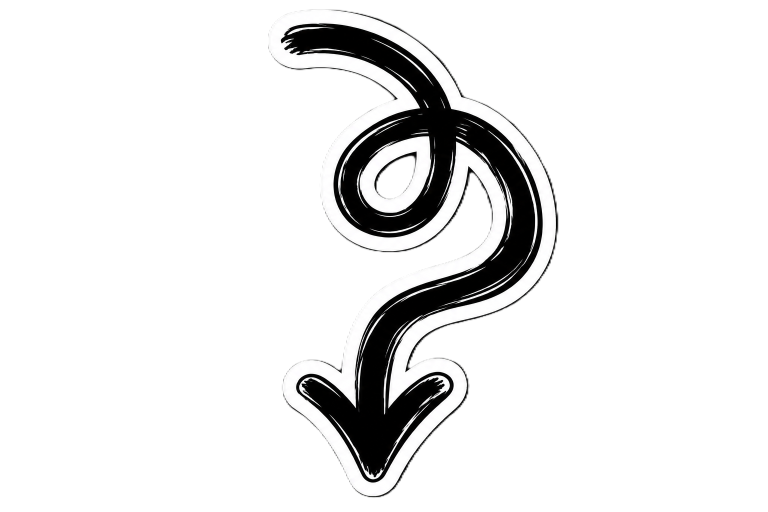
#> input picture assets/arrow.png, 1536 x 1024 px (shown at 1/2 size)
$ python make_arrows.py
#> lines starting #> are read from the running program, lines starting #| are printed output that depends on the picture
"""One-off: undo the 40-degree rotations on the arrow assets.

Both arrows currently sit at net +40 deg (arrow.png got +40; arrow2.png
got -40 then +80). Rotate each back -40 deg, trim transparent padding,
restore the original 1536x1024 size.
"""
from PIL import Image

for path in ("assets/arrow.png", "assets/arrow2.png"):
    img = Image.open(path).convert("RGBA")
#> img is the input picture: PIL image 1536x1024 RGBA; mean R, G, B, A 20.9, 20.8, 20.8, 42.1
    print(f"{path} before: {img.size}")
#| assets/arrow.png before: (1536, 1024)
    img = img.rotate(-40, expand=True, resample=Image.Resampling.BICUBIC)
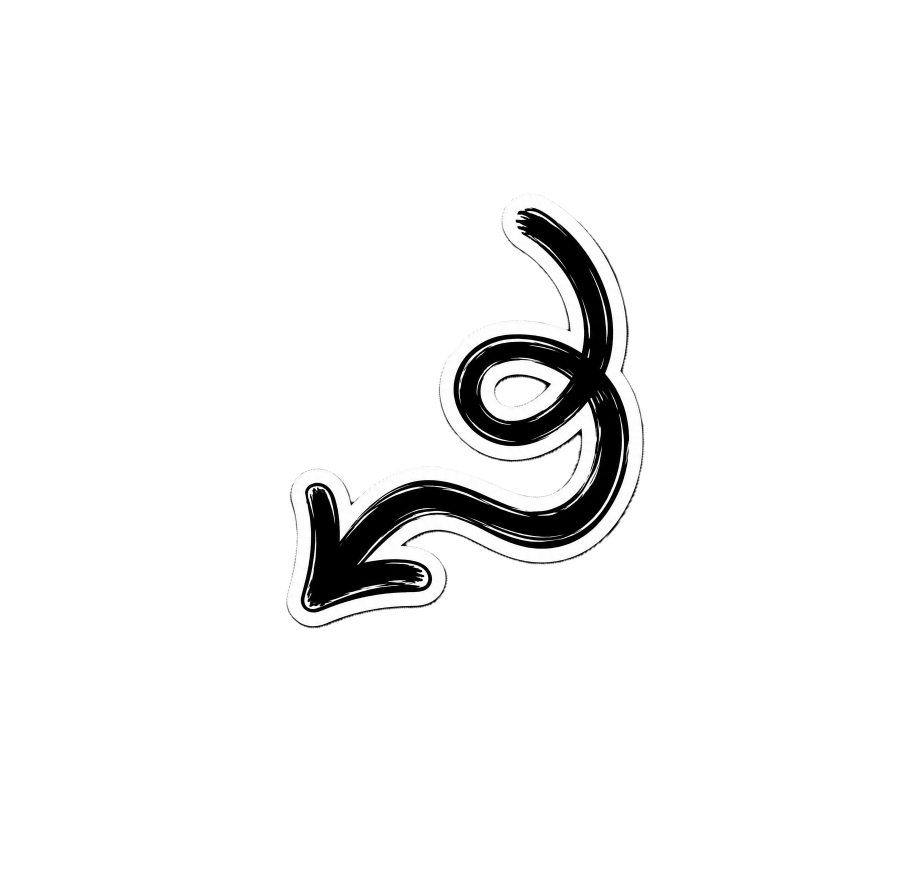
#> img: PIL image 1836x1772 RGBA (shown at 1/2 size); mean R, G, B, A 10, 10, 10, 20.3; transparent parts drawn white
    img = img.crop(img.getbbox())  # trim transparent padding
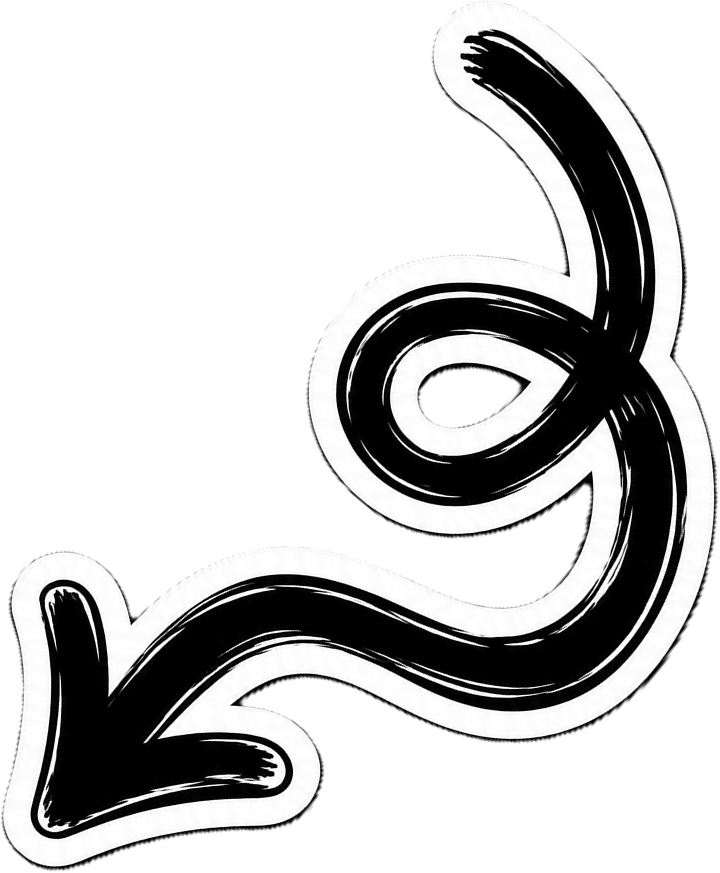
#> img: PIL image 720x873 RGBA; mean R, G, B, A 51.9, 51.8, 51.9, 105.3; transparent parts drawn white
    img = img.resize((1536, 1024), Image.LANCZOS)
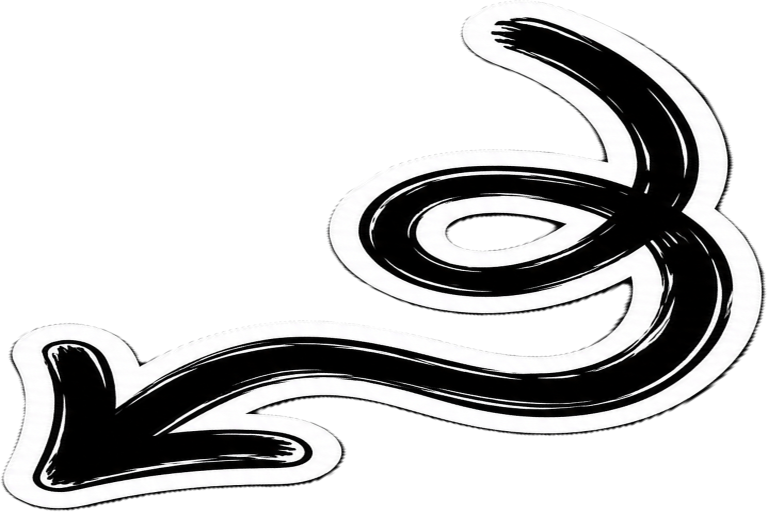
#> img: PIL image 1536x1024 RGBA (shown at 1/2 size); mean R, G, B, A 52.1, 52, 52.1, 105.3; transparent parts drawn white
    img.save(path, optimize=True)
    print(f"{path} after:  {img.size}")
#| assets/arrow.png after:  (1536, 1024)
#> pass 2 of the loop `for path in ("assets/arrow.png", "assets/arrow2.png"):`:
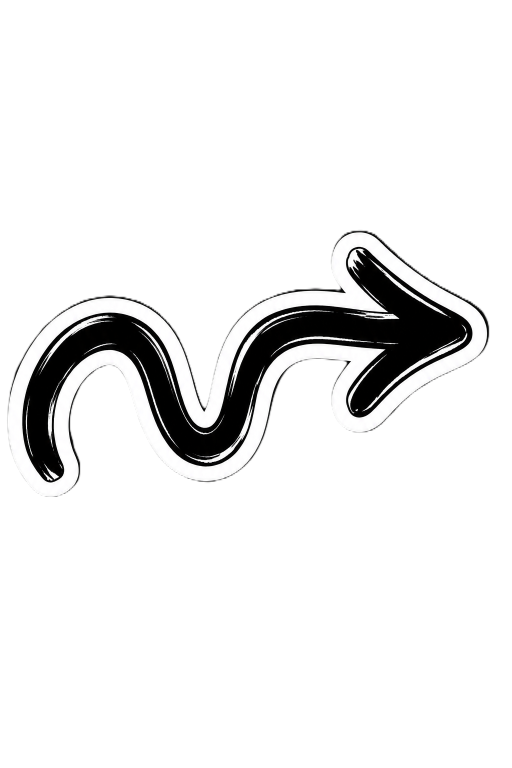
#> input picture assets/arrow2.png, 1024 x 1536 px (shown at 1/2 size)
#> img is the input picture: PIL image 1024x1536 RGBA; mean R, G, B, A 18.3, 18.3, 18.3, 36.5
#| assets/arrow2.png before: (1024, 1536)
#> `img = img.rotate(-40, expand=True, resample=Image.Resampling.BICUBIC)`:
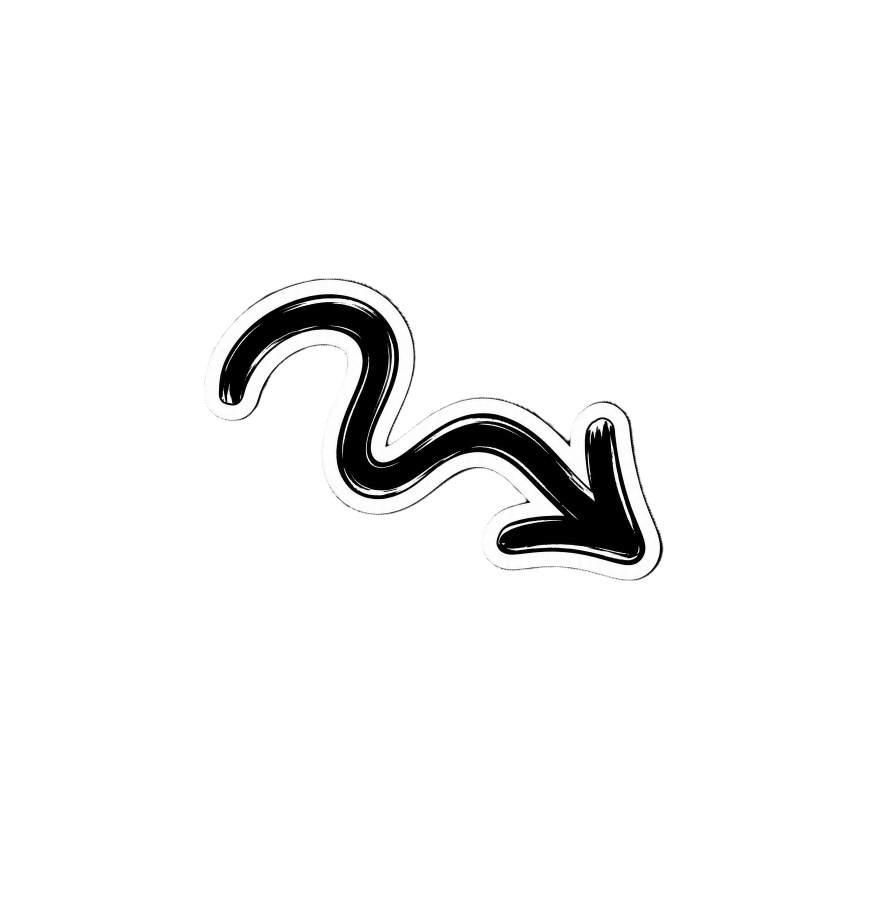
#> img: PIL image 1772x1836 RGBA (shown at 1/2 size); mean R, G, B, A 8.8, 8.8, 8.8, 17.7; transparent parts drawn white
#> `img = img.resize((1536, 1024), Image.LANCZOS)`:
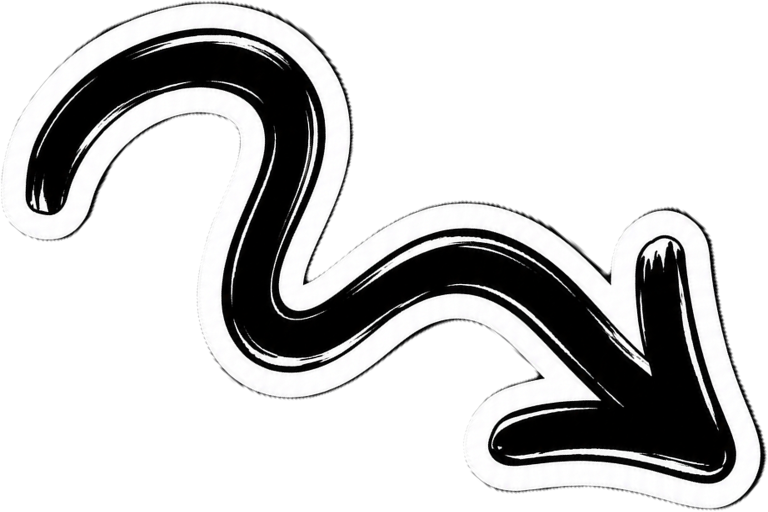
#> img: PIL image 1536x1024 RGBA (shown at 1/2 size); mean R, G, B, A 51.2, 51.1, 51.2, 102.3; transparent parts drawn white
#| assets/arrow2.png after:  (1536, 1024)

print("done")
